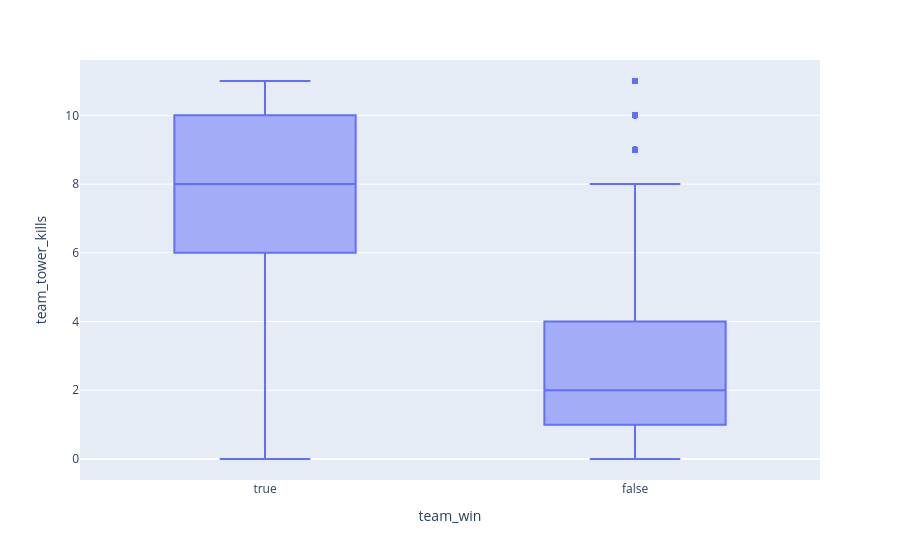

The cell this chart's notebook holds for it:
### Markdown cell above
<h4>Now, let's look at the "team_tower_kills" feature between win and loss matches.

### Code cell
fig = px.box(matches_df, x="team_win", y="team_tower_kills")
fig.show()

### Figure 1 — Plotly figure (JSON) as saved in the notebook; plotly's stock layout.template omitted (floating-point values rounded to 4 significant figures; data arrays with more than 128 entries replaced by an {"elided": "..."} marker saying what was removed)
{"data": [{"alignmentgroup": "True", "hovertemplate": "team_win=%{x}<br>team_tower_kills=%{y}<extra></extra>", "legendgroup": "", "marker": {"color": "#636efa"}, "name": "", "notched": false, "offsetgroup": "", "orientation": "v", "showlegend": false, "type": "box", "x": {"elided": "41022 bool values"}, "x0": " ", "xaxis": "x", "y": {"elided": "41022 float values"}, "y0": " ", "yaxis": "y"}], "layout": {"boxmode": "group", "legend": {"tracegroupgap": 0}, "margin": {"t": 60}, "xaxis": {"anchor": "y", "domain": [0, 1], "title": {"text": "team_win"}}, "yaxis": {"anchor": "x", "domain": [0, 1], "title": {"text": "team_tower_kills"}}}}
